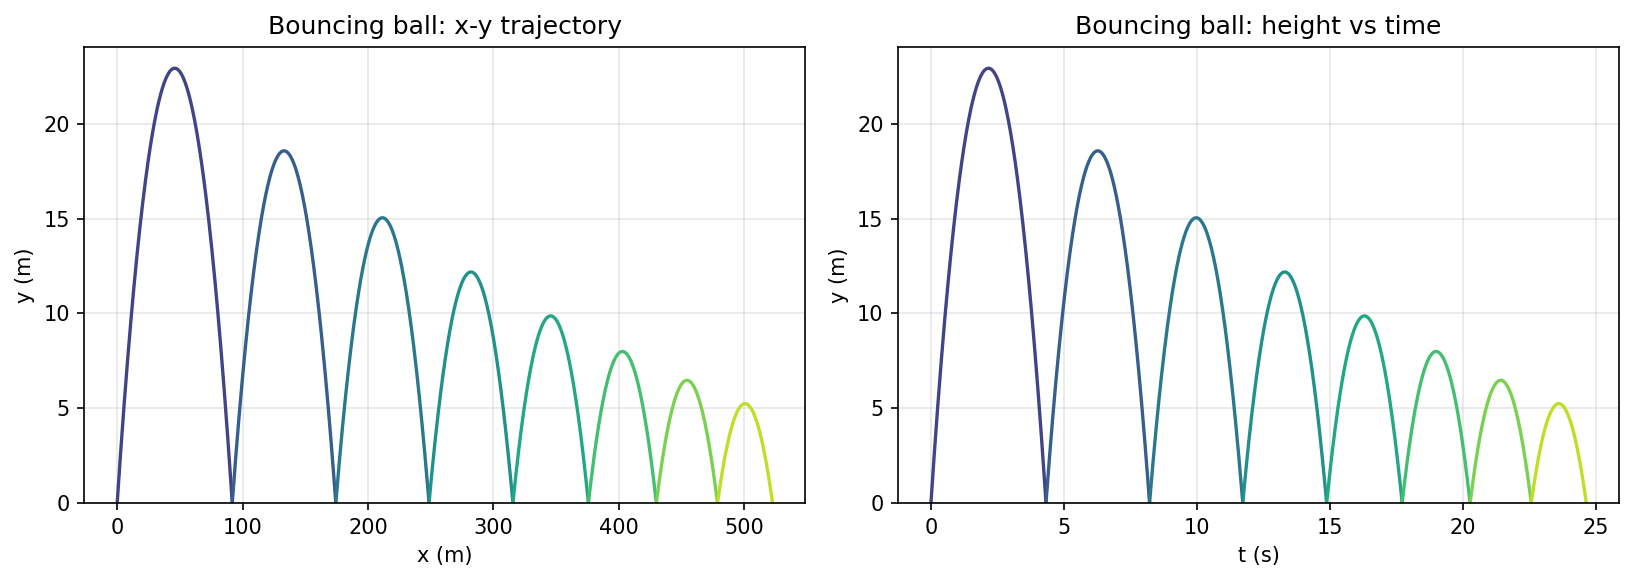

Source code (Python):
"""Bouncing ball trajectory.

A ball is launched at angle theta with initial speed v0.  Under gravity
it follows a parabolic arc; on each bounce the vertical velocity is
reduced by factor k.  The resulting piecewise-quadratic trajectory is
assembled analytically and plotted.

Credit: Chebfun example ode-linear/BouncingBall.m (Filomena Di Tommaso, Feb 2013).
Original MATLAB Chebfun: Copyright 2017 by The University of Oxford and
The Chebfun Developers. See https://www.chebfun.org/ for Chebfun information.
"""
import os; os.environ.setdefault("XLA_PYTHON_CLIENT_PREALLOCATE", "false")

import matplotlib
matplotlib.use("Agg")
import matplotlib.pyplot as plt
import jax.numpy as jnp
import numpy as np
import sys, os
sys.path.insert(0, os.path.join(os.path.dirname(__file__), '..', '..', 'src'))

import chebfunjax as cj


def run():
    print("=" * 60)
    print("Bouncing ball trajectory")
    print("=" * 60)

    g = 9.81
    v0 = 30.0
    theta = np.pi / 4
    k = 0.9        # coefficient of restitution
    n_bounces = 8

    v0x = v0 * np.cos(theta)
    v0y_init = v0 * np.sin(theta)

    # Simulate bounces
    times = []
    x_segs = []
    y_segs = []

    t_start = 0.0
    x_pos = 0.0
    v0y = v0y_init

    for i in range(n_bounces):
        # Time of flight for this arc: 0 = v0y*t - 0.5*g*t^2  => t = 2*v0y/g
        if v0y <= 0:
            break
        t_flight = 2.0 * v0y / g
        t_end = t_start + t_flight

        t_arr = np.linspace(t_start, t_end, 200)
        dt = t_arr - t_start
        x_arr = x_pos + v0x * dt
        y_arr = v0y * dt - 0.5 * g * dt**2
        y_arr = np.maximum(y_arr, 0.0)

        times.append(t_arr)
        x_segs.append(x_arr)
        y_segs.append(y_arr)

        x_pos += v0x * t_flight
        t_start = t_end
        v0y *= k
        print(f"  Bounce {i+1}: t_flight={t_flight:.3f}s, x={x_pos:.2f}m, v0y_next={v0y:.3f}")

    assert len(times) > 0
    total_x = max(x_segs[-1])
    print(f"\nTotal horizontal distance: {total_x:.2f} m")
    assert total_x > 50.0  # should travel a reasonable distance

    # --- Plot -------------------------------------------------------
    _here = os.path.dirname(os.path.abspath(__file__))
    fig, axes = plt.subplots(1, 2, figsize=(11, 4))

    colors = plt.cm.viridis(np.linspace(0.2, 0.9, len(times)))

    # x-y trajectory
    for i, (xs, ys) in enumerate(zip(x_segs, y_segs)):
        axes[0].plot(xs, ys, color=colors[i], linewidth=1.6)
    axes[0].set_xlabel("x (m)"); axes[0].set_ylabel("y (m)")
    axes[0].set_title("Bouncing ball: x-y trajectory")
    axes[0].set_ylim(bottom=0)
    axes[0].grid(True, alpha=0.3)

    # y vs t
    for i, (ts, ys) in enumerate(zip(times, y_segs)):
        axes[1].plot(ts, ys, color=colors[i], linewidth=1.6)
    axes[1].set_xlabel("t (s)"); axes[1].set_ylabel("y (m)")
    axes[1].set_title("Bouncing ball: height vs time")
    axes[1].set_ylim(bottom=0)
    axes[1].grid(True, alpha=0.3)

    fig.tight_layout()
    fig.savefig(os.path.join(_here, "bouncing_ball.png"), dpi=150, bbox_inches="tight")
    plt.close(fig)

    print("\nAll assertions passed.")
    return True


if __name__ == "__main__":
    run()
